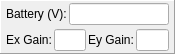
     <widget class="QFrame" name="frame_49">
      <property name="geometry">
       <rect>
        <x>190</x>
        <y>245</y>
        <width>175</width>
        <height>54</height>
       </rect>
      </property>
      <property name="maximumSize">
       <size>
        <width>175</width>
        <height>16777215</height>
       </size>
      </property>
      <property name="frameShape">
       <enum>QFrame::Panel</enum>
      </property>
      <property name="frameShadow">
       <enum>QFrame::Raised</enum>
      </property>
      <layout class="QVBoxLayout" name="verticalLayout_19">
       <property name="spacing">
        <number>2</number>
       </property>
       <property name="leftMargin">
        <number>5</number>
       </property>
       <property name="topMargin">
        <number>2</number>
       </property>
       <property name="rightMargin">
        <number>5</number>
       </property>
       <property name="bottomMargin">
        <number>2</number>
       </property>
       <item>
        <layout class="QFormLayout" name="formLayout_17">
         <item row="0" column="0">
          <widget class="QLabel" name="label_114">
           <property name="text">
            <string>Battery (V):</string>
           </property>
          </widget>
         </item>
         <item row="0" column="1">
          <widget class="QLineEdit" name="le_battery_voltage_sr">
           <property name="minimumSize">
            <size>
             <width>21</width>
             <height>0</height>
            </size>
           </property>
           <property name="maximumSize">
            <size>
             <width>16777215</width>
             <height>16777215</height>
            </size>
           </property>
          </widget>
         </item>
        </layout>
       </item>
       <item>
        <layout class="QHBoxLayout" name="horizontalLayout_4">
         <property name="topMargin">
          <number>0</number>
         </property>
         <item>
          <widget class="QLabel" name="label_119">
           <property name="text">
            <string>Ex Gain:</string>
           </property>
          </widget>
         </item>
         <item>
          <widget class="QLineEdit" name="le_ex_gain_sr">
           <property name="minimumSize">
            <size>
             <width>21</width>
             <height>0</height>
            </size>
           </property>
           <property name="maximumSize">
            <size>
             <width>16777215</width>
             <height>16777215</height>
            </size>
           </property>
           <property name="toolTip">
            <string>&lt;html&gt;&lt;head/&gt;&lt;body&gt;&lt;p&gt;Gain can either be H/h or L\l.&lt;/p&gt;&lt;p&gt;No other values accepted.&lt;/p&gt;&lt;/body&gt;&lt;/html&gt;</string>
           </property>
          </widget>
         </item>
         <item>
          <widget class="QLabel" name="label_128">
           <property name="text">
            <string>Ey Gain:</string>
           </property>
          </widget>
         </item>
         <item>
          <widget class="QLineEdit" name="le_ey_gain_sr">
           <property name="minimumSize">
            <size>
             <width>21</width>
             <height>0</height>
            </size>
           </property>
           <property name="maximumSize">
            <size>
             <width>16777215</width>
             <height>16777215</height>
            </size>
           </property>
           <property name="toolTip">
            <string>Gain can either be H/h or Ll.
No other values accepted.</string>
           </property>
          </widget>
         </item>
        </layout>
       </item>
      </layout>
     </widget>
